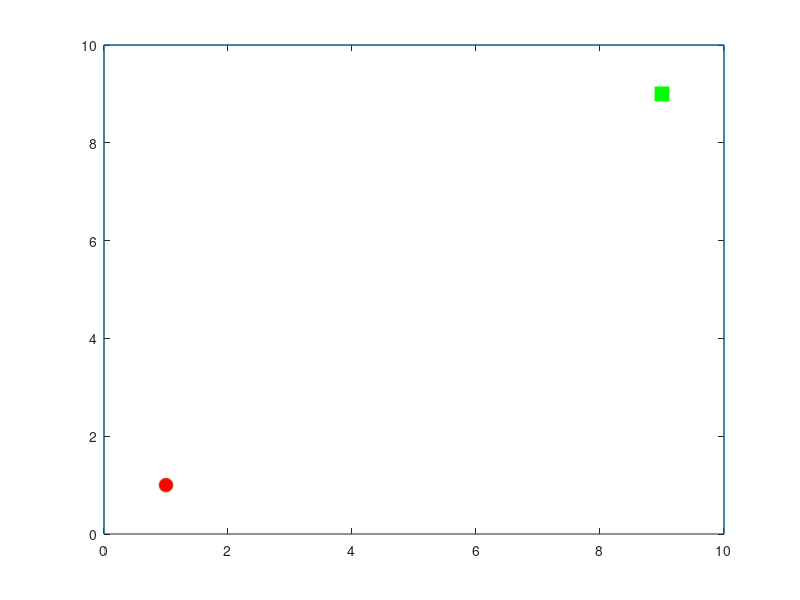

MATLAB code for this plot:
clear
close all
% Define world parameters
xdata=[0 0 10 10 ];
ydata=[0 10 10 0 ];
plot(xdata,ydata);hold on;

%goal position and start position
start_position_x=1;
start_position_y=1;
goal_position_x=9;
plot(start_position_x,start_position_y,'o','MarkerSize',10,'MarkerFaceColor','r');
plot(goal_position_x,goal_position_x,'--gs','MarkerSize',10,'MarkerFaceColor','g');


